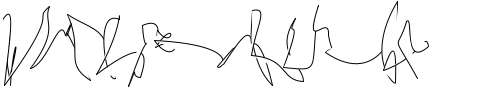
Frame 1 (no input)
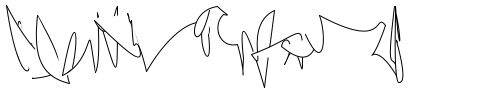
Frame 60 (the mouse pressed at the canvas centre just before this capture)
Frame 120 (the mouse held since frame 60 and released just before this capture): identical to frame 60, image omitted

The Processing sketch that drew these frames (run headless with seeded random() and noise(); from frame 60 on, the mouse is pressed at the canvas centre):

// Processing sketch: artistic_creativity_letters
// ── artistic_creativity_letters.pde
// https://pdfs.semanticscholar.org/2a43/51e0e414325fe4abb747a2affd4d03408465.pdf

// page: 121 (Chapter: Creativity)

float letterSpace = 30;
float rx() { return(random(letterSpace + 10)); }
float ry() { return(random(height - 10)); }
int rWordlen() { return(3 + int(random(4))); }

void setup(){
  size(500,100);
}

void draw() {
  if (mousePressed)
    return;
  background(255);
  stroke(0);
  int letters = (int) (width / letterSpace) - 4;
  int wordLen = rWordlen();
  int word = 0;
  float x = rx(); float y = ry();
  for (int letter = 0; letter < letters; ++letter) {
    float ox = letter * letterSpace + word * letterSpace;
    if (wordLen -- == 0) {
      wordLen = rWordlen();
      word++;
      }
    for (int i = 0; i < 3; ++i) {
      float x1 = rx() + ox; float y1 = ry();
      bezier(x, y, rx() + ox, ry(),
      rx() + ox, ry(), x1, y1);
      x = x1; y = y1;
    }
  }
}
